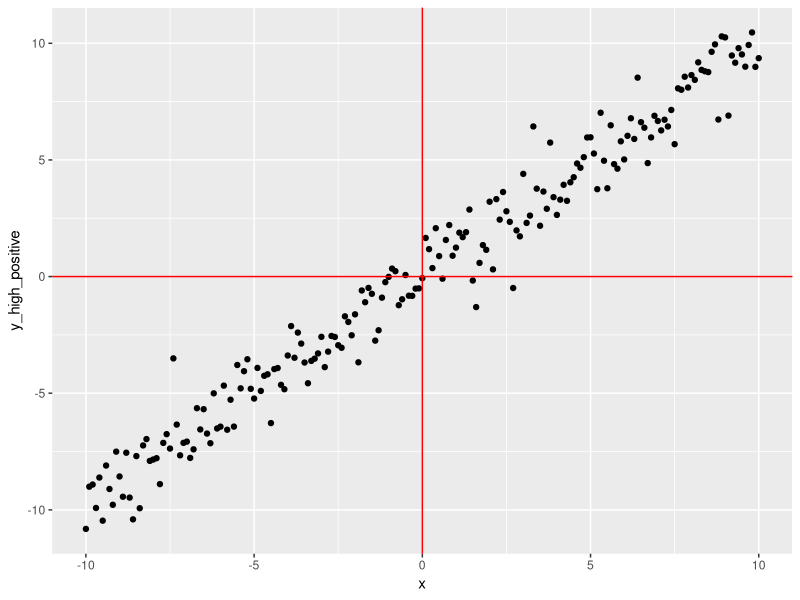
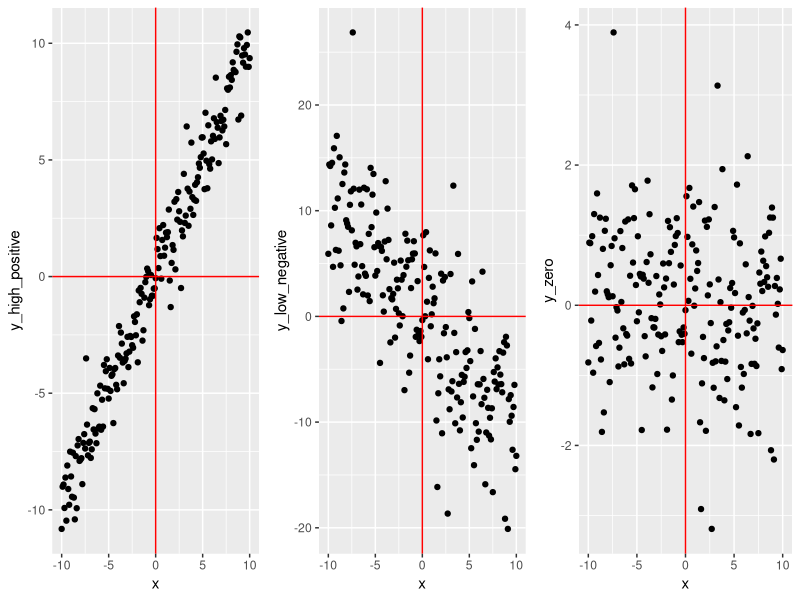
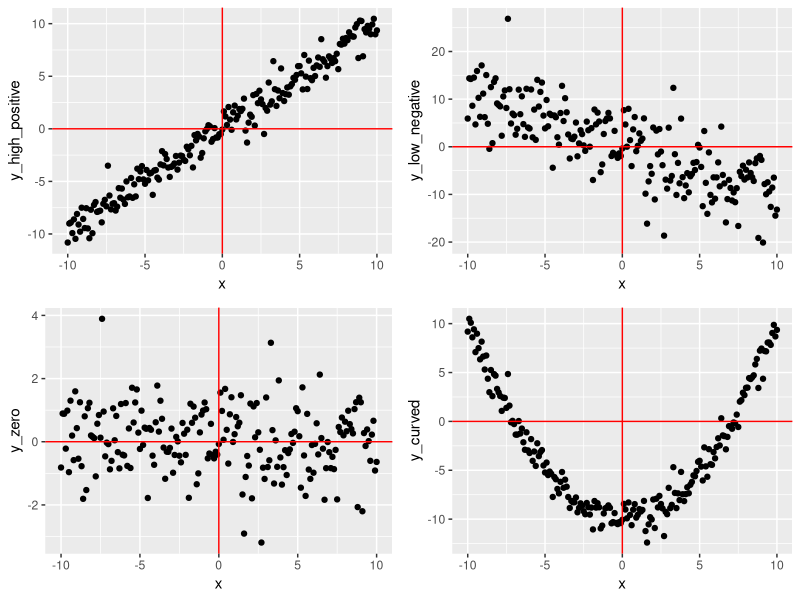
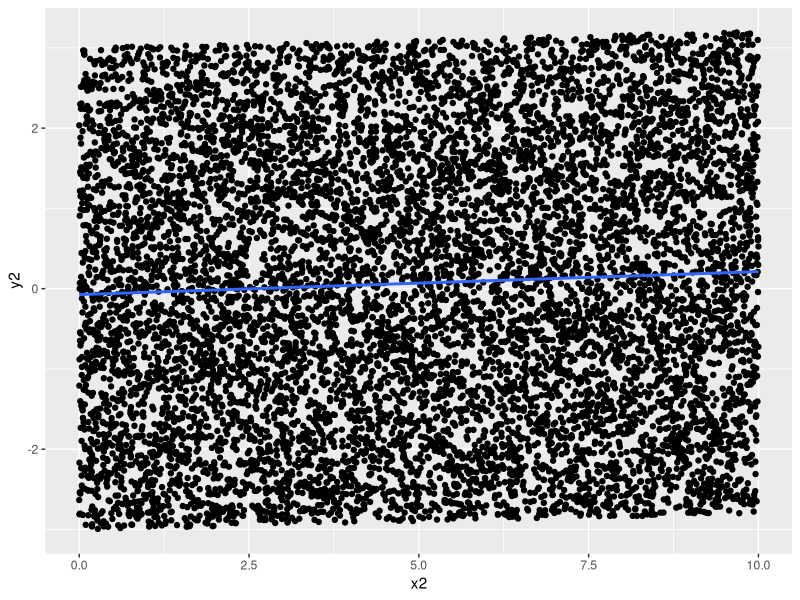

Reproduce these figures in R, in order.
library(rio)
library(ggplot2)
library(dplyr)
library(gridExtra) # For multiple plotting

# Make up some data
x <- -100:100/10

noise <- rnorm(length(x), 0, 1)

y_high_positive <- 0 + 1*x + noise
y_low_negative <- 0 - 1*x + 5*noise
y_zero <- 0 + 0*x + noise
y_curved <- -10 + (x^2)/5 + noise

# Put it all in a data_frame
cor_data <- data_frame(x, y_high_positive, y_low_negative, y_zero, y_curved)

# Define a plot and save it as p_high
p_high <- ggplot(cor_data, aes(x=x,y=y_high_positive)) + 
  geom_point() +
  geom_hline(yintercept=0, color="red") +
  geom_vline(xintercept=0, color="red")
 
p_high 
# The power of ggplot2 here...same plot, different variables!
p_low <- p_high + aes(x=x, y=y_low_negative)
p_zero <- p_high + aes(x=x, y=y_zero)
p_curved <- p_high + aes(y=y_curved)

# Fancy multiple plots
grid.arrange(p_high, p_low, p_zero,ncol=3)
grid.arrange(p_high, p_low, p_zero, p_curved, ncol=2, nrow=2)

# Calculate the correlations
options(digits=3)
sim1 <- cor(cor_data)

# ADD LOW CORR EXAMPLE WITH CLEAR RELATIONSHIP
# 
# Added 2015-09-29
# 
# Terminology: "Low" and "High" correlation almost always means "far from 0" 
# either positive or negative. So a correlation of -0.95 would be considered 
# "very highly negatively correlated".
# 
# Also, a low correlation (close to zero) could mean that there is no linear 
# relationship at all, or it could mean that there really is a clear 
# relationship but with lots of random noise. Here is a contrived, simulated example:

# The set.seed function ensures you get the same "random" numbers I do. Change
# the seed to get different ones if you like.
set.seed(2015)
unif_noise <- runif(10000, -3, 3)
x2 <- seq(0, 10, length.out = 10000)
y2 <- 0.02*x2 + unif_noise
d2 <- data_frame(x2, y2)

# There is a clear increasing trend from left to right.
ggplot(d2, aes(x2, y2)) + 
  geom_point() + 
  stat_smooth(method="lm", se = FALSE) +
  theme_gray()

# But the correlation is very small - because of the noise.
cor(d2)

# For those who are familiar with linear regression (we will cover this later)
# here is the analysis to show that the linear relationship really is
# statistically significant.
summary(lm(y2~x2, d2))
